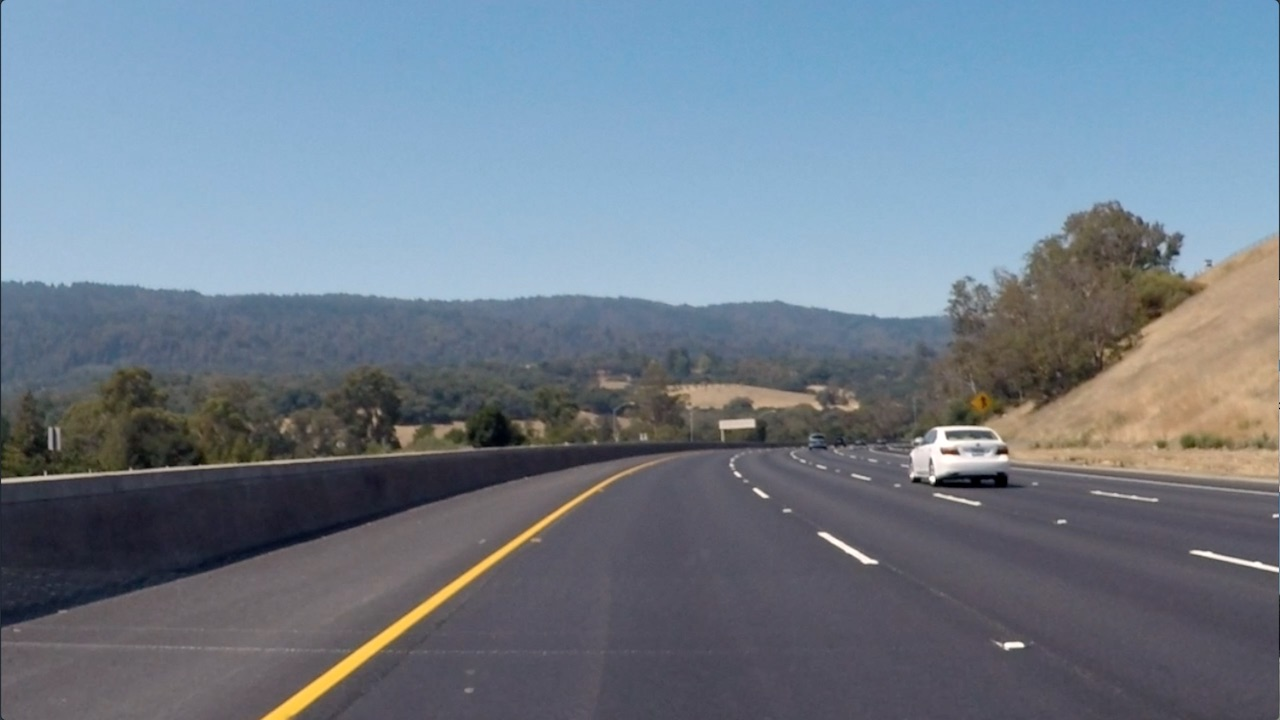
#> input picture Convolutional Neural Networks/Conv-Visualization/data/curved_lane.jpg, 1280 x 720 px, found by its file name
$ jupyter execute custom_filters.ipynb   (shell and % lines are left out)
#> lines starting #> are read from the running program, lines starting #| are printed output that depends on the picture
# Creating a Filter, Edge Detection

[cell 1]
from google.colab import files

uploaded = files.upload()
#> the answer given: curved_lane.jpg

for fn in uploaded.keys():
  print('User uploaded file "{name}" with length {length} bytes'.format(
      name=fn, length=len(uploaded[fn])))

### Import resources and display image

[cell 2]
import matplotlib.pyplot as plt
import matplotlib.image as mpimg

import cv2
import numpy as np


# Read in the image
image = mpimg.imread('curved_lane.jpg')
#> image is the input picture: shape (720, 1280, 3); mean R, G, B 112.1, 125, 138.7

plt.imshow(image)

### Convert the image to grayscale

[cell 3]
# Convert to grayscale for filtering
gray = cv2.cvtColor(image, cv2.COLOR_RGB2GRAY)
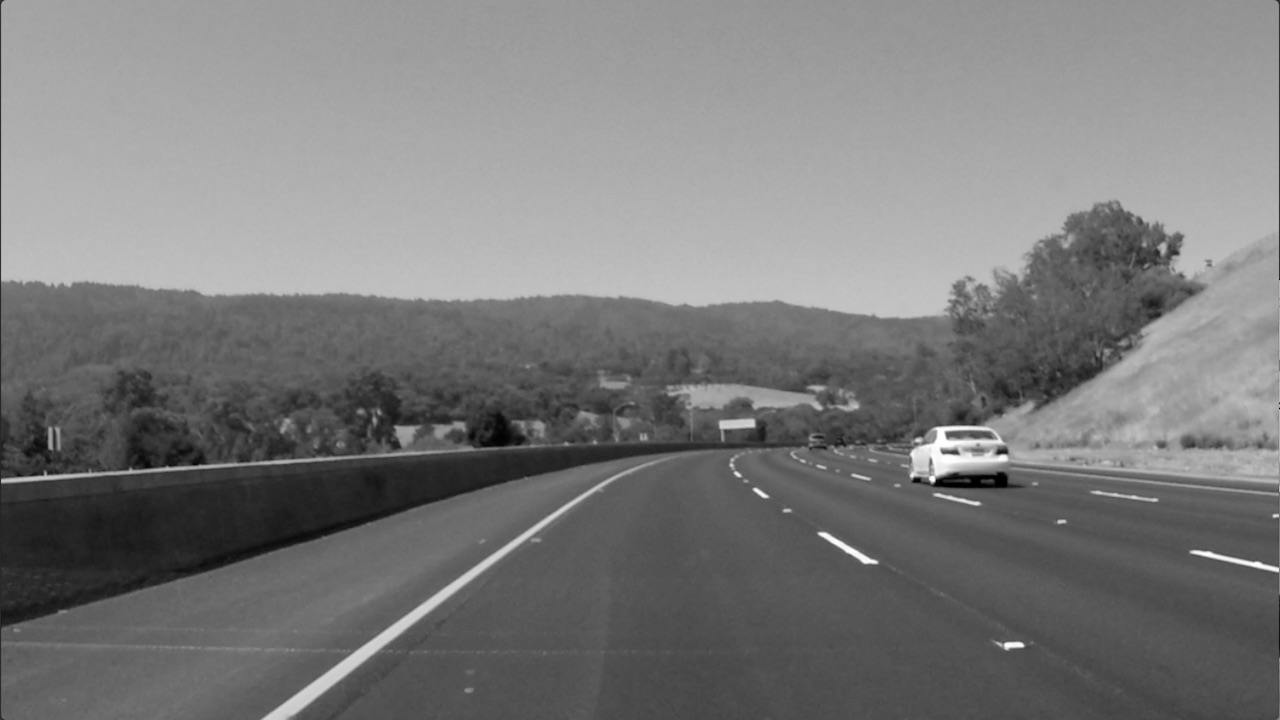
#> gray: shape (720, 1280); min 0, max 255, mean 122.7

plt.imshow(gray, cmap='gray')

### TODO: Create a custom kernel

Below, you've been given one common type of edge detection filter: a Sobel operator.

The Sobel filter is very commonly used in edge detection and in finding patterns in intensity in an image. Applying a Sobel filter to an image is a way of **taking (an approximation) of the derivative of the image** in the x or y direction, separately. The operators look as follows.

**It's up to you to create a Sobel x operator and apply it to the given image.**

For a challenge, see if you can put the image through a series of filters: first one that blurs the image (takes an average of pixels), and then one that detects the edges.

[cell 4]
# Create a custom kernel

# 3x3 array for edge detection
sobel_y = np.array([[ -1, -2, -1],
                   [ 0, 0, 0],
                   [ 1, 2, 1]])

## TODO: Create and apply a Sobel x operator


# Filter the image using filter2D, which has inputs: (grayscale image, bit-depth, kernel)
filtered_image = cv2.filter2D(gray, -1, sobel_y)
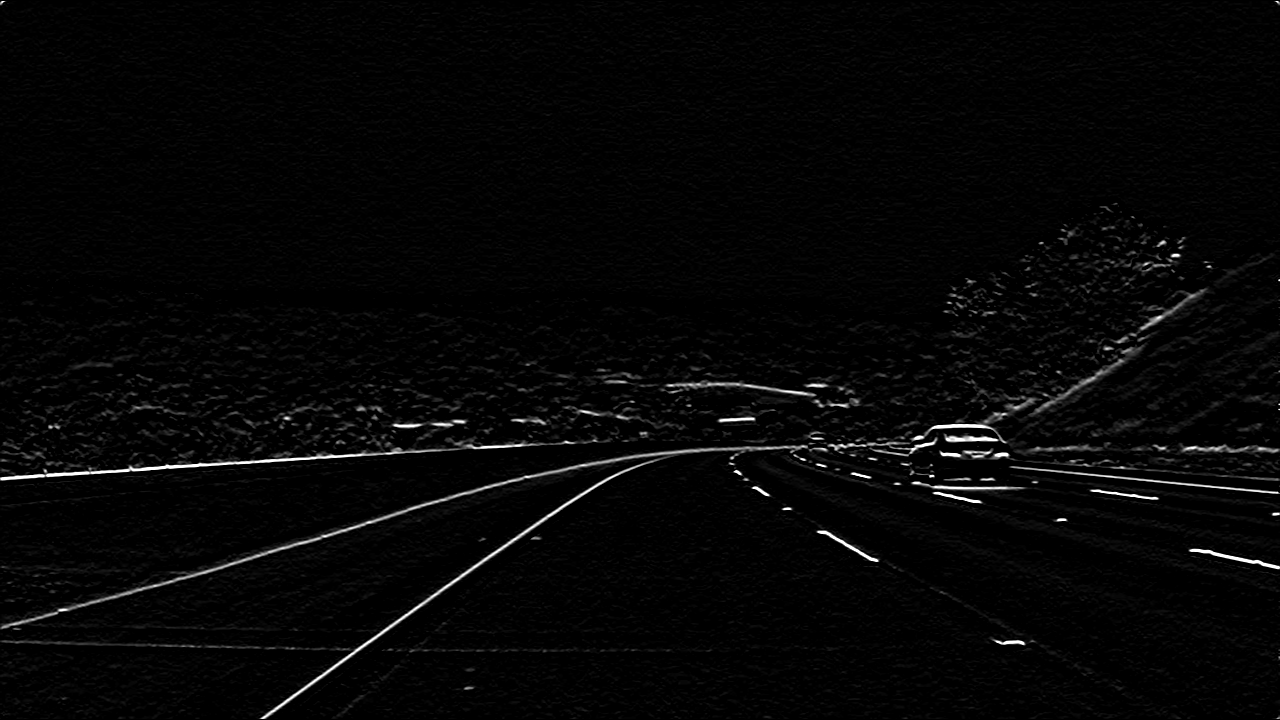
#> filtered_image: shape (720, 1280); min 0, max 255, mean 5.9

plt.imshow(filtered_image, cmap='gray')

### Test out other filters!

You're encouraged to create other kinds of filters and apply them to see what happens! As an **optional exercise**, try the following:
* Create a filter with decimal value weights.
* Create a 5x5 filter
* Apply your filters to the other images in the `images` directory.

[cell 5]
# Create a custom kernel

# 5x5 array
custom = np.array([[ -1, -1, -1, -1, -1],
                   [ -1, -1, -1, -1, -1],
                   [ -1, -1, 24, -1, -1],
                    [ -1, -1, -1, -1, -1],
                    [ -1, -1, -1, -1, -1]
                   ])


# Filter the image using filter2D, which has inputs: (grayscale image, bit-depth, kernel)
filtered_image = cv2.filter2D(gray, -1, custom)
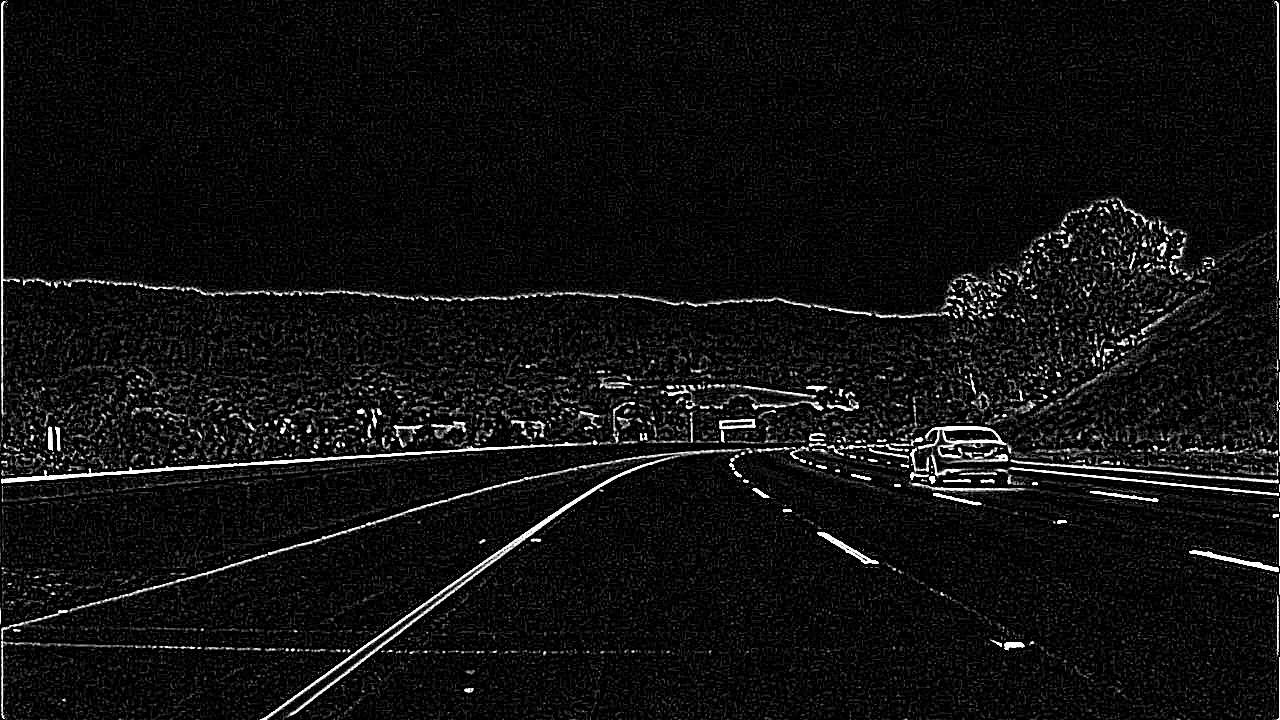
#> filtered_image: shape (720, 1280); min 0, max 255, mean 16.1

plt.imshow(filtered_image, cmap='gray')

$ run again, with Convolutional Neural Networks/Conv-Visualization/data/bridge_trees_example.jpg copied over Convolutional Neural Networks/Conv-Visualization/data/curved_lane.jpg
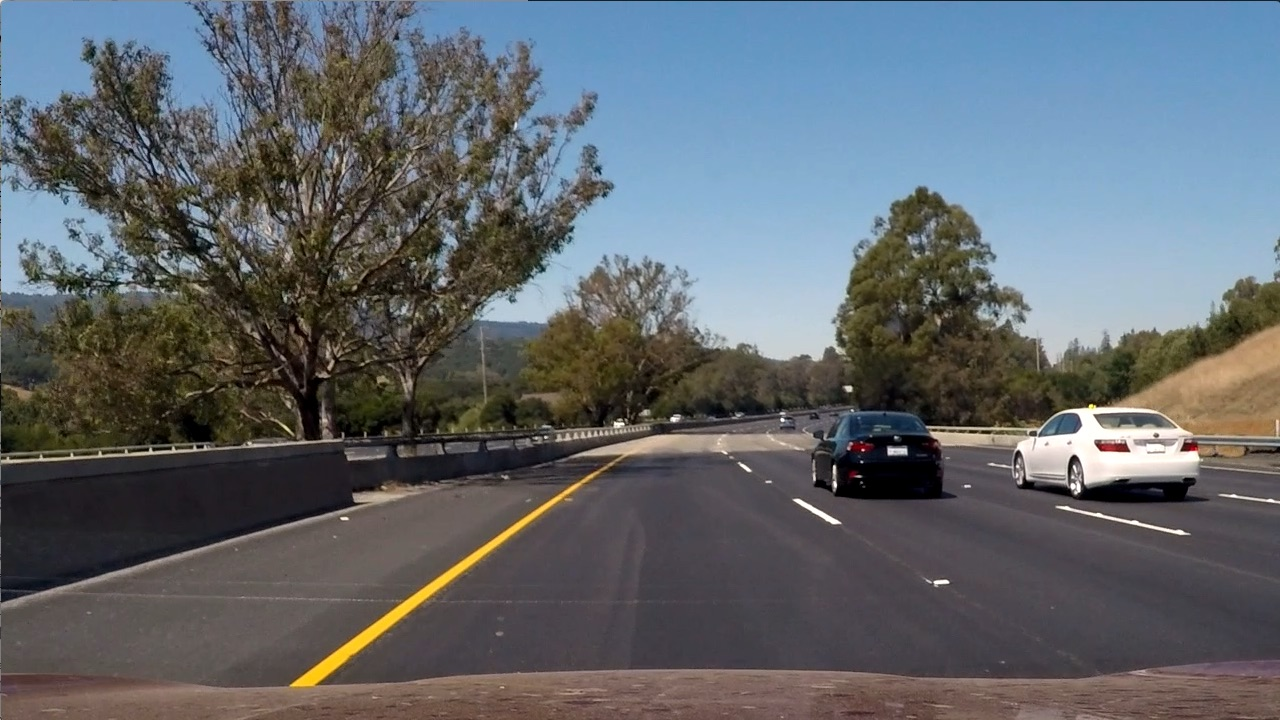
#> input picture Convolutional Neural Networks/Conv-Visualization/data/bridge_trees_example.jpg, 1280 x 720 px, found by its file name
#> image is the input picture: shape (720, 1280, 3); mean R, G, B 97, 102.6, 107.9
#> `gray = cv2.cvtColor(image, cv2.COLOR_RGB2GRAY)`:
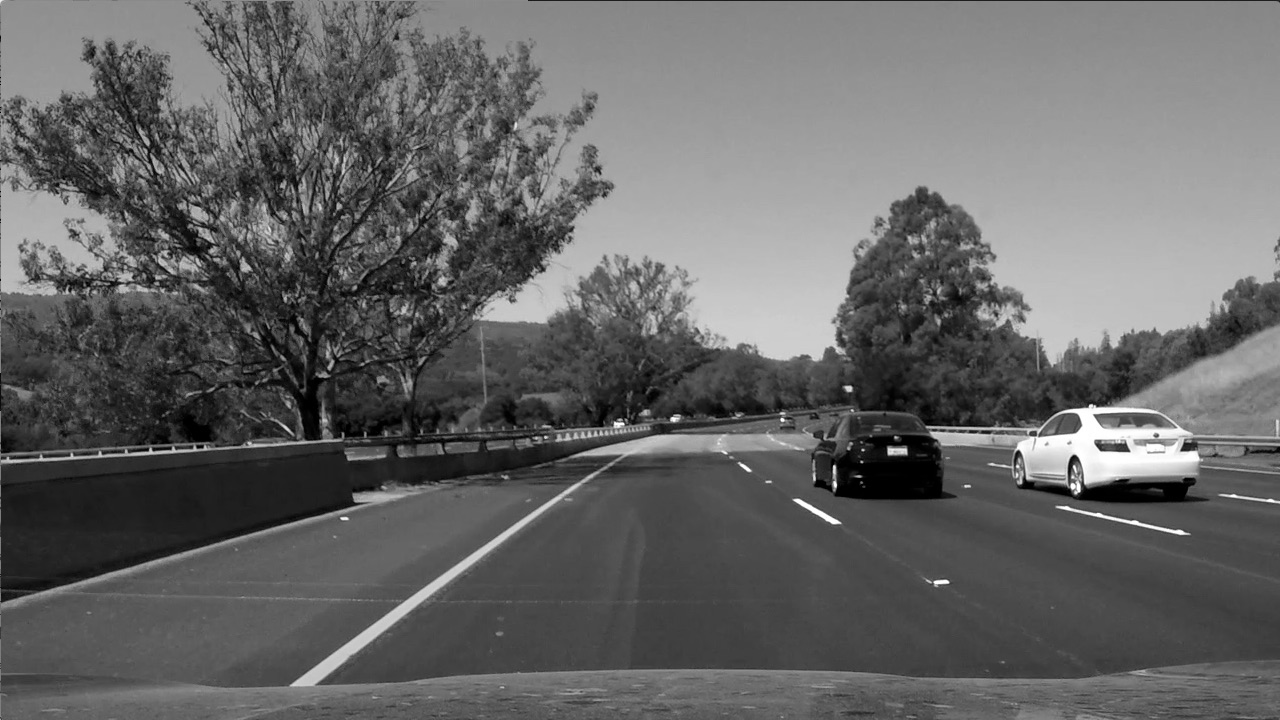
#> gray: shape (720, 1280); min 0, max 255, mean 101.5
#> `filtered_image = cv2.filter2D(gray, -1, custom)`:
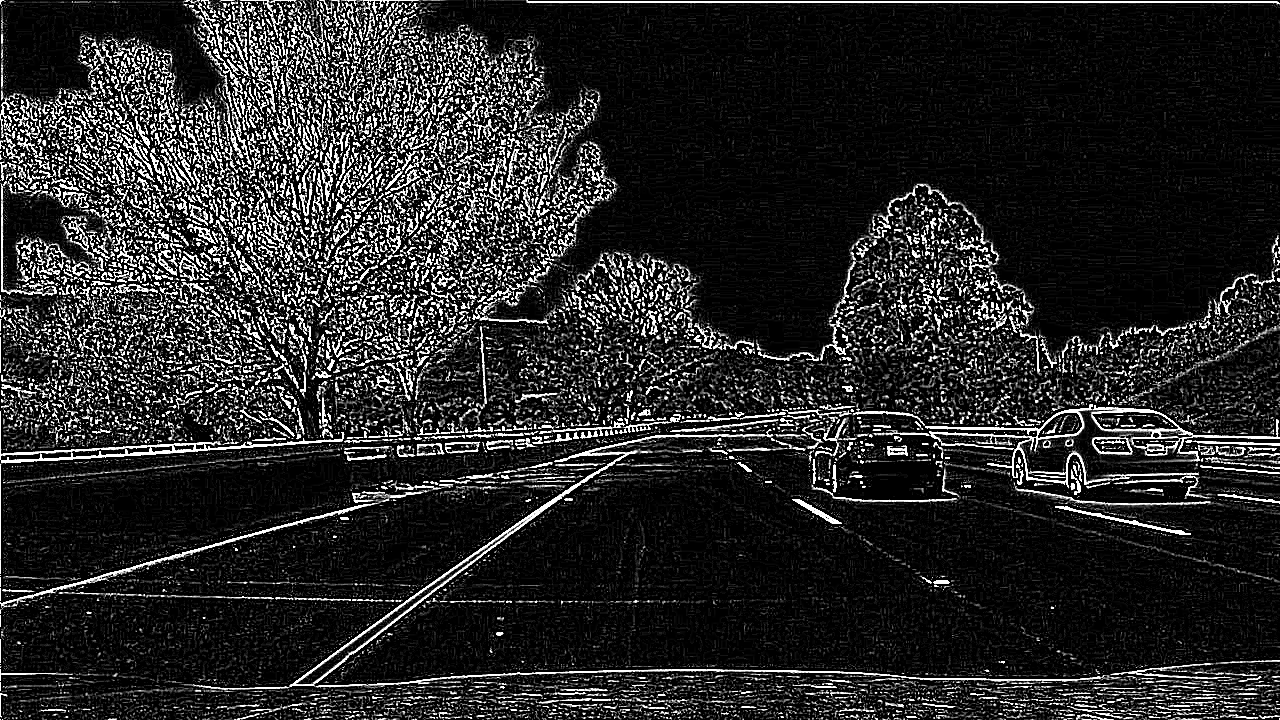
#> filtered_image: shape (720, 1280); min 0, max 255, mean 39.5

$ run again, with Convolutional Neural Networks/Conv-Visualization/data/white_lines.jpg copied over Convolutional Neural Networks/Conv-Visualization/data/curved_lane.jpg
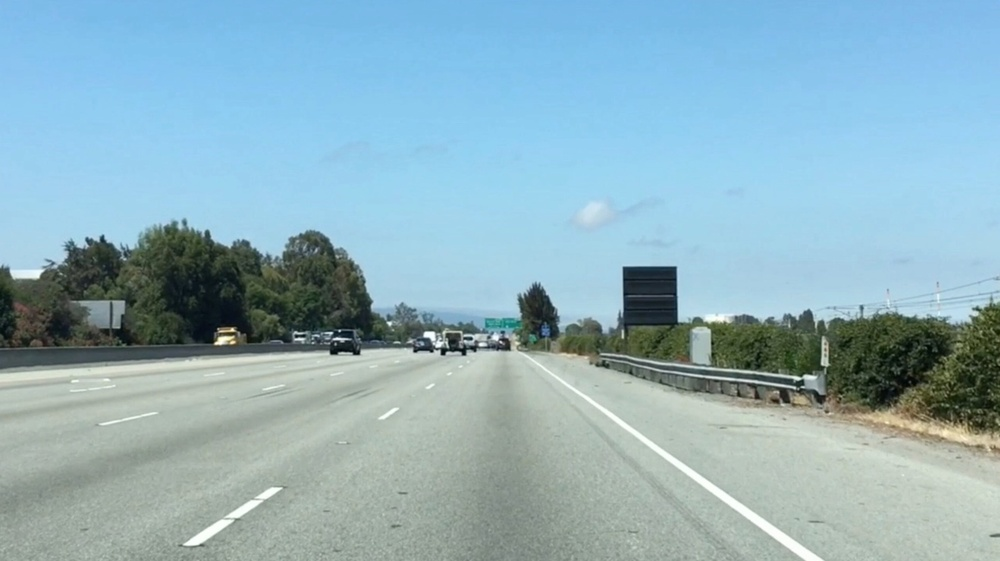
#> input picture Convolutional Neural Networks/Conv-Visualization/data/white_lines.jpg, 1000 x 561 px, shrunk from 2436 x 1366 before the run, found by its file name
#> image is the input picture: shape (561, 1000, 3); mean R, G, B 143.6, 177.1, 188.4
#> `gray = cv2.cvtColor(image, cv2.COLOR_RGB2GRAY)`:
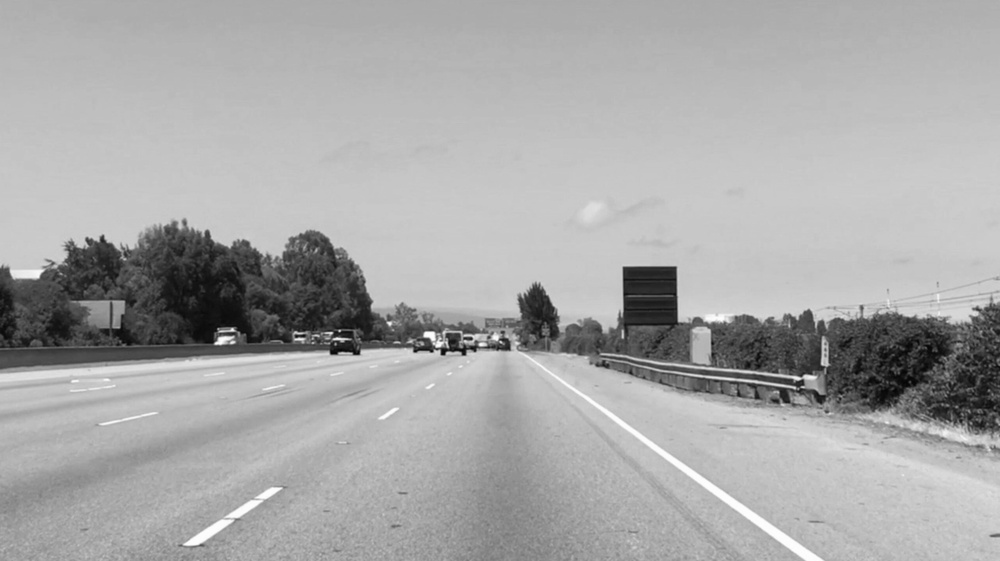
#> gray: shape (561, 1000); min 3, max 255, mean 168.3
#> `filtered_image = cv2.filter2D(gray, -1, custom)`:
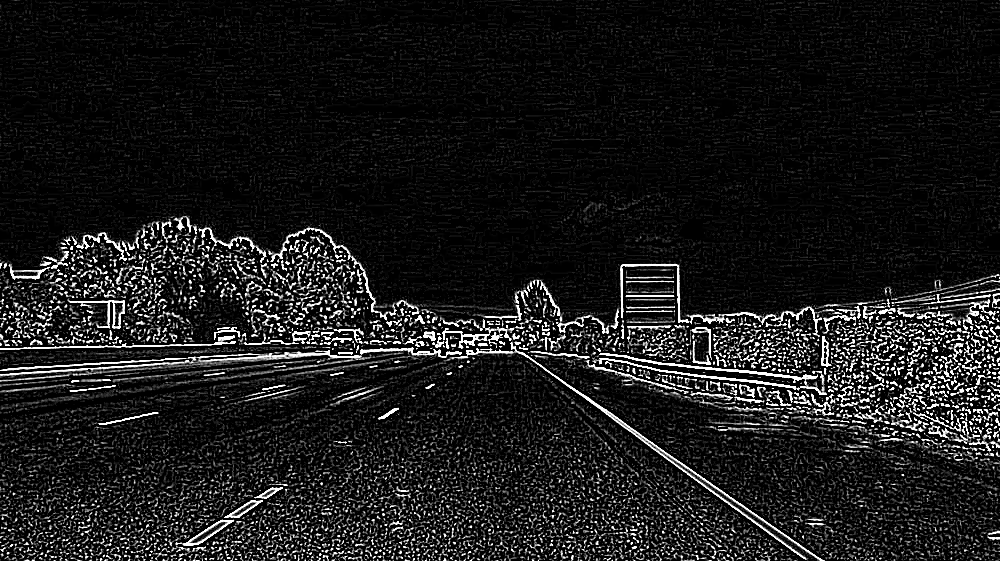
#> filtered_image: shape (561, 1000); min 0, max 255, mean 26.8
